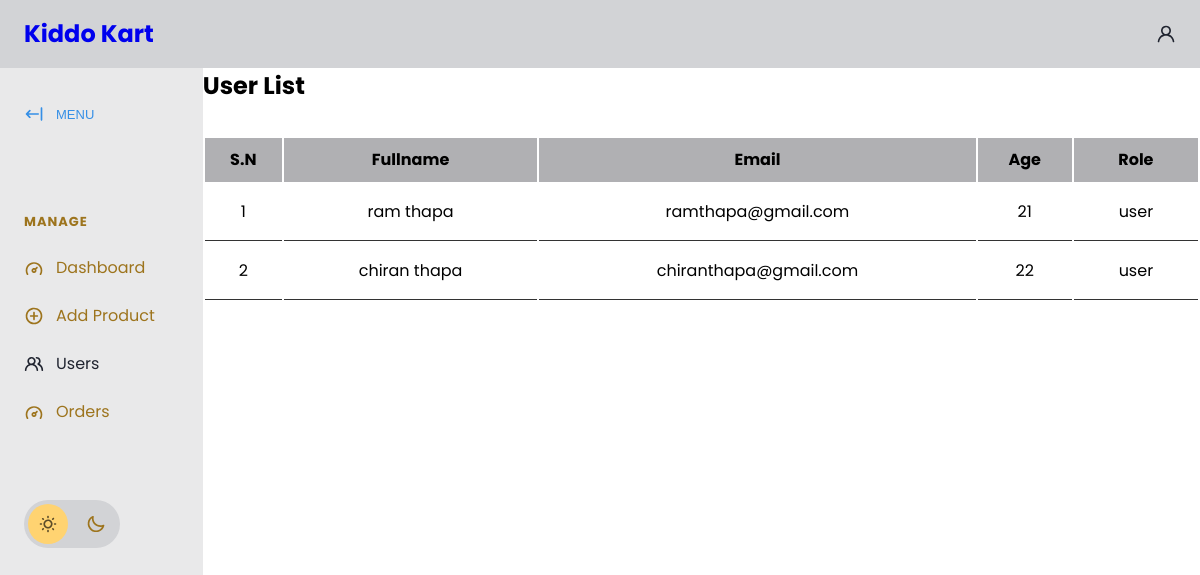
The app's page /php/userlist.php with its own data.
### tables this page shows
CREATE TABLE `users` (
  `ID` int(11) NOT NULL,
  `Username` varchar(100) DEFAULT NULL,
  `Email` varchar(100) DEFAULT NULL,
  `Password` varchar(100) DEFAULT NULL,
  `Age` int(11) DEFAULT NULL,
  `UserRole` varchar(10) NOT NULL,
  `Phone_No` varchar(200) NOT NULL
);

### php/userlist.php (the view, shortened to what this page needs)
<?php
include_once('connection.php');
?>
<!DOCTYPE html>
<html lang="en">
<head>
    <link rel="stylesheet" href="https://cdn.jsdelivr.net/npm/modern-normalize@1.1.0/modern-normalize.min.css">
    <link rel="stylesheet" href="app.css">
    <link rel="stylesheet" href="./product.css">
</head>
<body>
    <header id="main-header">
        <nav>
            <ul>
                <li id="main-header__logo">
                    <a href="./admindb.html">
                    <h1>Kiddo Kart</h1>
                    </a>
                </li>
            </ul>
            <a href="#">
                <svg>
                    <use xlink:href="#icon-user"></use>
                </svg>
            </a>
        </nav>
    </header>
    <section id="main">
        <div id="sidebar">
            <button id="sidebar__collapse">
                <svg>
                    <use xlink:href="#icon-collapse"></use>
                </svg>
                <span>MENU</span>
            </button>
            <nav id="sidebar__nav">
                <ul>
                    <li class="menu-heading"><span>Manage</span></li>
                    <li>
                        <a href="admindb.php">
                            <svg>
                                <use xlink:href="#icon-dashboard"></use>
                            </svg>
                            <span>Dashboard</span>
                        </a>
                    </li>
                    <li>
                        <a href="./addproduct.php">
                            <svg>
                                <use xlink:href="#icon-add"></use>
                            </svg>
                            <span>Add Product</span>
                        </a>
                    </li>
                    <li>
                        <a href="#" class="active">
                            <svg>
                                <use xlink:href="#icon-users"></use>
                            </svg>
                            <span>Users</span>
                        </a>
                    </li>
                    <li>
                    <li>
                        <a href="viewproducts.php" >
                            <svg>
                                <use xlink:href="#icon-dashboard"></use>
                            </svg>
                            <span>Orders</span>
                        </a>
                    </li>
            </nav>
            <div id="sidebar__theme-switcher">
                <svg id="sidebar__theme-switcher__sun">
                    <use xlink:href="#icon-sun"></use>
                </svg>
                <svg id="sidebar__theme-switcher__moon">
                    <use xlink:href="#icon-moon"></use>
                </svg>
            </div>
        </div>
        <div class="form-container">
            <h1>User List</h1>
            <div class="admin-product-form-container">
                <?php
                $select = mysqli_query($conn, "SELECT * FROM users where UserRole = 'user'");
                $sn = 1;
                ?>
                <div class="product-display">
                    <table class="product-display-table">
                        <thead>
                            <tr>
                                <th>S.N</th>
                                <th>Fullname</th>
                                <th>Email</th>
                                <th>Age</th>
                                <th>Role</th>
                            </tr>
                        </thead>
                        <?php while ($row = mysqli_fetch_assoc($select)) {
                            ?>
                            <tr>
                                <td>
                                    <?php echo $sn++; ?>
                                </td>
                                <td>
                                    <?php echo $row['Username']; ?>
                                </td>
                                <td>
                                    <?php echo $row['Email']; ?>
                                </td>
                                <td>
                                    <?php echo $row['Age'] ?>
                                </td>
                                <td>
                                    <?php echo $row['UserRole'] ?>
                                </td>
                            </tr>
                        <?php } ?>
                    </table>
                </div>
            </div>
</body>
</html>

### php/app.css (style rules this page uses)
:root { --gray-base: #202430; --gray-shade-60: #13161D; --gray-tint-30: #912941; --gray-tint-50: #9d741d; --gray-tint-80: #D2D3D6; --gray-alpha-80: rgb(32 36 48 / .8); --gray-tint-90: #E9E9EA; --white-base: #fff; --primary-base: #358FE6; --extras-sun: #FFD371; --extras-moon: #7190FF; --extras-black-alpha-64: rgb(0 0 0 / .64); --extras-white-alpha-64: rgb(255 255 255 / .64); }
:root[data-theme="light"] { --main-header-bg: var(--gray-tint-80); --top-bar-icon-fill: var(--gray-base); --sidebar-bg: var(--gray-tint-90); --sidebar-icon-fill: var(--gray-tint-50); --sidebar-icon-active-fill: var(--gray-base); --sidebar-link-color: var(--gray-tint-50); --sidebar-link-active-color: var(--gray-base); --sidebar-menu-heading-color: var(--gray-tint-50); --theme-switcher-bg: var(--gray-tint-80); --theme-switcher-indicator: var(--extras-sun); --theme-switcher-indicator-pos: .25rem; --sun-icon-fill: var(--extras-black-alpha-64); --moon-icon-fill: var(--gray-tint-50); --main-header-link-color: var(--gray-base); }
html { font-size: 100%; line-height: 1.4; }
body { font-family: 'Figtree', sans-serif; }
#main-header { background-color: var(--main-header-bg); padding: 1rem 1.5rem; transition: background-color .4s ease-in-out; }
#main-header nav, #main-header ul, #main-header a { display: flex; align-items: center; }
#main-header nav { justify-content: space-between; }
#main-header nav ul { list-style: none; margin: 0; padding: 0; gap: 2rem; }
#main-header svg { width: 1.5rem; height: 1.5rem; fill: var(--top-bar-icon-fill); transition: fill .4s ease-in-out; }
#main-header__logo, #main-header a span { display: none; }
#main { position: relative; }
#sidebar { background-color: var(--sidebar-bg); padding: 1.5rem 0 1.5rem 1.5rem; position: absolute; top: 0; display: flex; flex-direction: column; gap: 4rem; min-height: 200%; align-items: flex-start; transform: translate3d(-100%, 0, 0); transition: transform .4s ease-in-out, background-color .4s ease-in-out; }
#sidebar svg { width: 1.25rem; height: 1.25rem; fill: var(--sidebar-icon-fill); transition: fill .4s ease-in-out; }
#sidebar__collapse { display: none; }
#sidebar__nav ul { list-style: none; padding: 0; margin: 0; }
#sidebar__nav ul a { display: flex; padding: .75rem 0; gap: .75rem; align-items: center; text-decoration: none; color: var(--sidebar-link-color); padding-right: 3rem; transition: color .3s ease-in-out; }
#sidebar__nav ul a.active { color: var(--sidebar-link-active-color); }
#sidebar__nav ul a.active svg { fill: var(--sidebar-icon-active-fill); }
.menu-heading { color: var(--sidebar-menu-heading-color); font-size: 81.25%; text-transform: uppercase; font-weight: 700; letter-spacing: 1px; padding: .75rem 0; }
#sidebar__theme-switcher { background-color: var(--theme-switcher-bg); border-radius: 50px; display: flex; align-items: center; padding: 0.875rem; gap: 1.75rem; position: relative; cursor: pointer; transition: background-color .4s ease-in-out; }
#sidebar__theme-switcher::before { content: ''; position: absolute; width: 2.5rem; height: 2.5rem; background-color: var(--theme-switcher-indicator); border-radius: 50px; z-index: 0; left: 0; transform: translateX(var(--theme-switcher-indicator-pos)); transition: transform .4s ease-in-out; }
#sidebar__theme-switcher svg { z-index: 1; }
#sidebar #sidebar__theme-switcher__sun { fill: var(--sun-icon-fill); }
#sidebar #sidebar__theme-switcher__moon { fill: var(--moon-icon-fill); }
@media screen and (min-width: 768px) { #main-header__logo { display: block; } }
@media screen and (min-width: 768px) { #main-header svg { width: 1.25rem; height: 1.25rem; } }
@media screen and (min-width: 768px) { #main-header a { text-decoration: none; } }
@media screen and (min-width: 768px) { #main-header a { gap: .5rem; } }
@media screen and (min-width: 768px) { #sidebar { position: relative; transform: none; } }
@media screen and (min-width: 768px) { #main { display: grid; grid-template-columns: auto 1fr; } }
@media screen and (min-width: 768px) { #sidebar__collapse { display: flex; align-items: center; gap: .75rem; padding: .75rem 0; appearance: none; background: transparent; border: none; font-size: 81.25%; color: var(--primary-base); cursor: pointer; } }
@media screen and (min-width: 768px) { #sidebar__collapse svg { fill: var(--primary-base); } }

### records on screen
users: Username "ram thapa", Email "ramthapa@gmail.com", Age "21", UserRole "user"
users: Username "chiran thapa", Email "chiranthapa@gmail.com", Age "22", UserRole "user"
